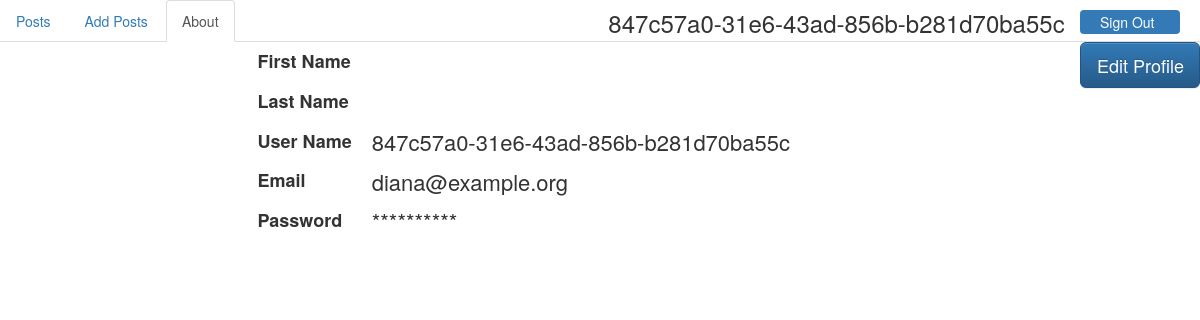
Page /about_user (signed in) on the committed database.
### blog/models.py (models this page shows, shortened)
class User(db.Model):
    uid = db.Column(db.Integer, primary_key=True, autoincrement=True)
    firstname = db.Column(db.String(50), nullable=True)
    lastname = db.Column(db.String(50), nullable=True)
    username = db.Column(db.String(50), unique=True, index=True)
    password = db.Column(db.String(50))
    email = db.Column(db.String(50), unique=True, index=True)
    dateofreg = db.Column(db.DateTime, default=datetime.datetime.now)

### blog/views.py (the view)
@app.route('/about_user')
def about_user():
	aboutuserform = AboutUserForm()
	if session['user_available']:
		user = User.query.filter_by(username=session['current_user']).first()
		return render_template('about_user.html', user=user, aboutuserform=aboutuserform)
	flash('You are not a Authenticated User')
	return redirect(url_for('index'))

### blog/templates/about_user.html (shortened to what this page needs)
<!DOCTYPE html>
<html lang="en">
  <head>
	<link href="../static/bootstrap/css/bootstrap.min.css" rel="stylesheet">
	<link rel="stylesheet" href="../static/bootstrap/css/bootstrap-theme.min.css">
	<link rel="stylesheet" type="text/css" href="../static/css/styles.css">
  </head>
<body>
<div id="us">
<ul class="nav nav-pills">
  <li><h3>{{session['current_user']}} &nbsp;</h3></li>
  <li role="presentation" class="active" id="signout"><a href="/logout">Sign Out</a></li>
 </ul>
</div>
<div>
<ul class="nav nav-tabs">
  <li role="presentation"><a href="/posts">Posts</a></li>
	<li role="presentation"><a href="/add">Add Posts</a></li>
  <li role="presentation" class="active"><a href="">About</a></li>
</ul>
</div>
<div class="edit_pro">
	<a class="btn btn-lg btn-primary btn-block">Edit Profile</a>
</div>
<div class="row">
	<div class="col-md-8">
  		<table align="right">
			<tr>
	  			<td> <h4>First Name</h4></td>
	  			<td>{{user.firstname}}</td>
			</tr>
			<tr>
	  			<td> <h4>Last Name</h4></td>
	  			<td>{{user.lastname}}</td>
			</tr>
			<tr>
	  			<td><h4>User Name</h4></td>
	  			<td>{{user.username}}</td>
			</tr>
			<tr>
	  			<td><h4>Email</h4></td>
	  			<td>{{user.email}}</td>
			</tr>
			<tr>
	  			<td><h4>Password</h4></td>
	  			<td>**********</td>
			</tr>
  		</table>
	</div>
</div>
</body>
</html>

### blog/static/css/styles.css (style rules this page uses)
.row { background-color: #f5f5f5; }
#us { float: right; }

### blog/templates/about_user.html (style rules this page uses)
#us { float: right; margin-right: 20px; margin-top: 10px; }
#us h3 { margin: 0 0 0 0; }
table tr { padding-top: 10px; }
table tr td { padding-left: 20px; font-size: 22px; }
table tr td h4 { font-weight: bold; }
#signout { width: 100px; height: 20px; }
#signout a { padding: 2px 0px 2px 20px; }
.edit_pro { width: 10%; float: right; }
.row { background-color: white; }

### rows in the picture
User: current_user "847c57a0-31e6-43ad-856b-b281d70ba55c", username "847c57a0-31e6-43ad-856b-b281d70ba55c", email "diana@example.org"
